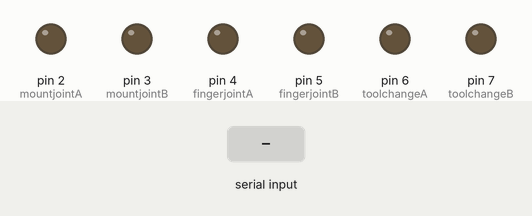
Recording of a sketch running on a simulated Arduino Uno, built with avr-gcc and run on an emulated ATmega328P. On the bench: output pins drawn as LEDs (lit = HIGH). The inputs (shaded band) are chosen by the test bench. What the sketch prints to the serial monitor is not drawn.

Above: at 1.0 s.
1.1 s: "a" received over Serial
At 2.0 s:
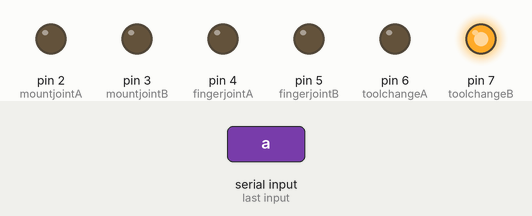
2.7 s: "r" received over Serial
At 3.2 s:
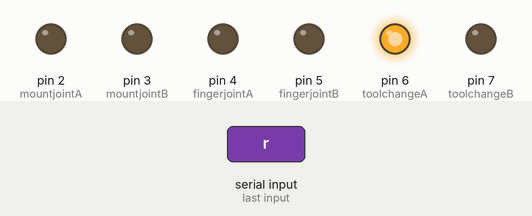
4.2 s: "s" received over Serial
At 5.4 s:
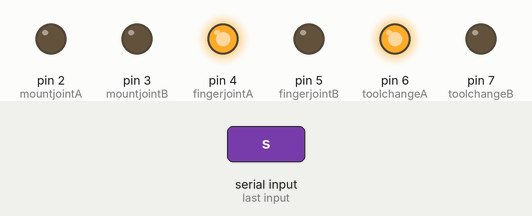
5.7 s: "b" received over Serial
At 6.7 s:
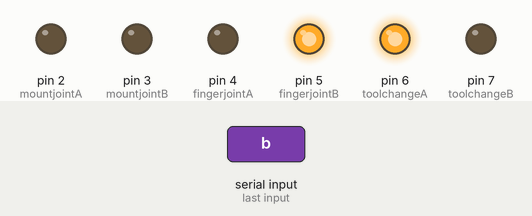
7.2 s: "d" received over Serial
At 7.8 s:
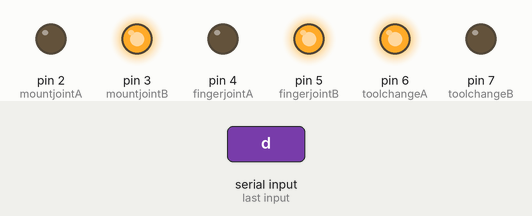
8.7 s: "u" received over Serial
At 9.0 s:
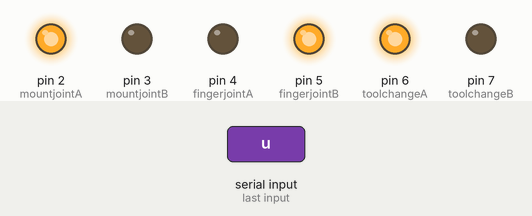
Timing chart, 0 to 11.2 s (numbered marks = the images above; inputs shaded):
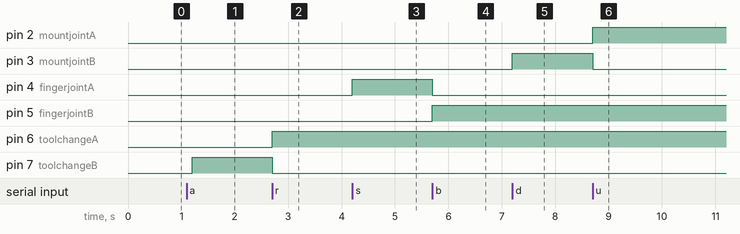

Measured:
- after the input at 1.1 s, pin 7 (toolchangeB): LOW → HIGH after 0.10 s
- after the input at 2.7 s, pin 6 (toolchangeA): LOW → HIGH at once; pin 7 (toolchangeB): HIGH → LOW at once
- after the input at 4.2 s, pin 4 (fingerjointA): LOW → HIGH at once
- after the input at 5.7 s, pin 4 (fingerjointA): HIGH → LOW at once; pin 5 (fingerjointB): LOW → HIGH at once
- after the input at 7.2 s, pin 3 (mountjointB): LOW → HIGH at once
- after the input at 8.7 s, pin 2 (mountjointA): LOW → HIGH at once; pin 3 (mountjointB): HIGH → LOW at once

The sketch:

MotorControl.ino
```cpp
char inByte = 's';
char readmode = 'e';

int toolchangeA = 6;
int toolchangeB = 7;
int fingerjointA = 4;
int fingerjointB = 5;
int mountjointA = 2;
int mountjointB = 3;

void setup() {
  pinMode(toolchangeA, OUTPUT);
  digitalWrite(toolchangeA, 0);
  pinMode(toolchangeB, OUTPUT);
  digitalWrite(toolchangeB, 0);
  pinMode(fingerjointA, OUTPUT);
  digitalWrite(fingerjointA, 0);
  pinMode(fingerjointB, OUTPUT);
  digitalWrite(fingerjointB, 0);
  pinMode(mountjointA, OUTPUT);
  digitalWrite(mountjointA, 0);
  pinMode(mountjointB, OUTPUT);
  digitalWrite(mountjointB, 0);

  // Ensure analog pins are floating at first
  pinMode(A0, INPUT);
  pinMode(A1, INPUT);
  pinMode(A2, INPUT);
  pinMode(A3, INPUT);
  pinMode(A4, INPUT);
  pinMode(A5, INPUT);

  // digitalWrite(A0, HIGH);

  // start serial port at 9600 bps:
  Serial.begin(9600);
  while (!Serial) {
    ; // wait for serial port to connect. Needed for native USB port only
  }

  establishContact();  // send a byte to establish contact until receiver responds
}

void loop() {
  if (Serial.available() > 0) {
    // get incoming byte:
    inByte = Serial.read();
    Serial.print(inByte);

    switch (inByte) {
      case 'a': // attach
        digitalWrite(toolchangeA, 0);
        digitalWrite(toolchangeB, 1);
        break;
      case 'r': // release
        digitalWrite(toolchangeA, 1);
        digitalWrite(toolchangeB, 0);
        break;
      case 's': // straighten
        digitalWrite(fingerjointA, 1);
        digitalWrite(fingerjointB, 0);
        break;
      case 'b': // bend
        digitalWrite(fingerjointA, 0);
        digitalWrite(fingerjointB, 1);
        break;
      case 'd': // down
        digitalWrite(mountjointA, 0);
        digitalWrite(mountjointB, 1);
        break;
      case 'u': // up
        digitalWrite(mountjointA, 1);
        digitalWrite(mountjointB, 0);
        break;
      case 'f': // FSR mode;
        pinMode(A0, OUTPUT);
        pinMode(A1, INPUT);
        pinMode(A2, OUTPUT);
        pinMode(A3, INPUT);
        pinMode(A4, INPUT);
        pinMode(A5, INPUT);

        digitalWrite(A0, HIGH);
        digitalWrite(A2, HIGH);
        readmode = 'f';
        break;
      case 'p': // pneumatic mode;
        pinMode(A0, OUTPUT);
        pinMode(A1, INPUT);
        pinMode(A2, INPUT);
        pinMode(A3, INPUT);
        pinMode(A4, INPUT);
        pinMode(A5, OUTPUT);
        digitalWrite(A0, LOW);
        digitalWrite(A5, HIGH);
        readmode = 'p';
        break;
      case 'e': // EIT mode;
        pinMode(A0, INPUT);
        pinMode(A1, INPUT);
        pinMode(A2, INPUT);
        pinMode(A3, INPUT);
        pinMode(A4, INPUT);
        pinMode(A5, INPUT);
        readmode = 'e';
        break;
      case 'o': // Motors off
        digitalWrite(toolchangeA, 0);
        digitalWrite(toolchangeB, 0);
        digitalWrite(fingerjointA, 0);
        digitalWrite(fingerjointB, 0);
        digitalWrite(mountjointA, 0);
        digitalWrite(mountjointB, 0);
        break;
      default:
        break;
    }
    delay(10);
  }

  if (readmode=='p') {
    Serial.println(analogRead(A4));;
    delay(10);
  } else if (readmode=='f') {
    Serial.print(analogRead(A1));
    Serial.print(", ");
    Serial.println(analogRead(A3));
    delay(10);
  }
}


void establishContact() {
  while (Serial.available() <= 0) {
    delay(300);
  }
}
```
